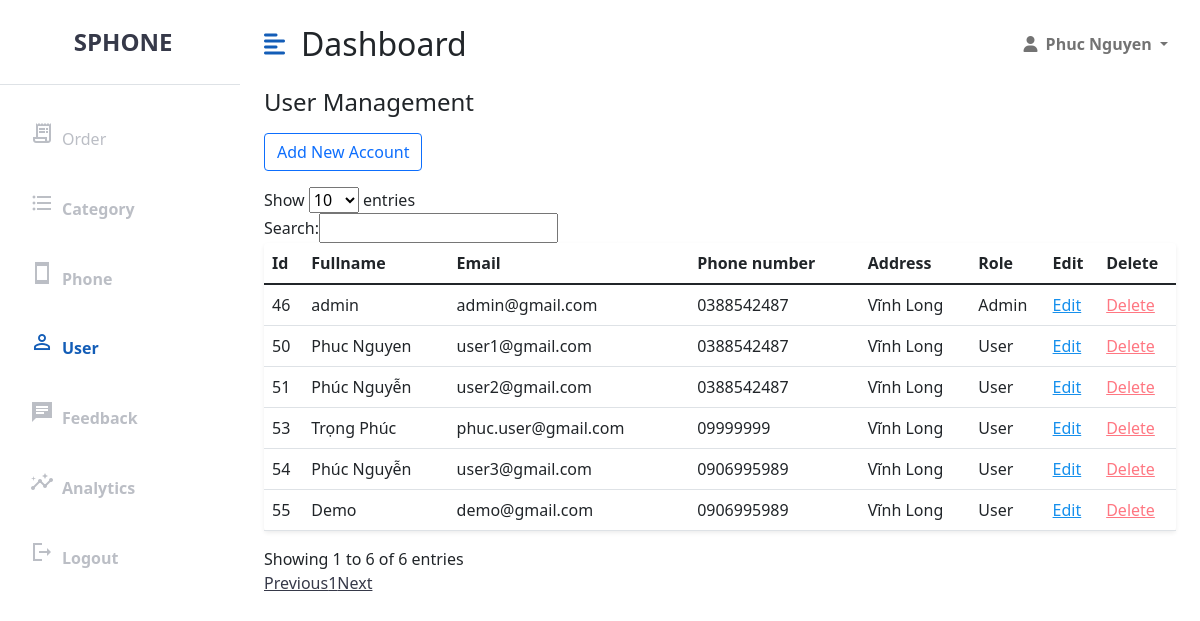
The page /UserAdmin (signed in) on the database as committed earlier.
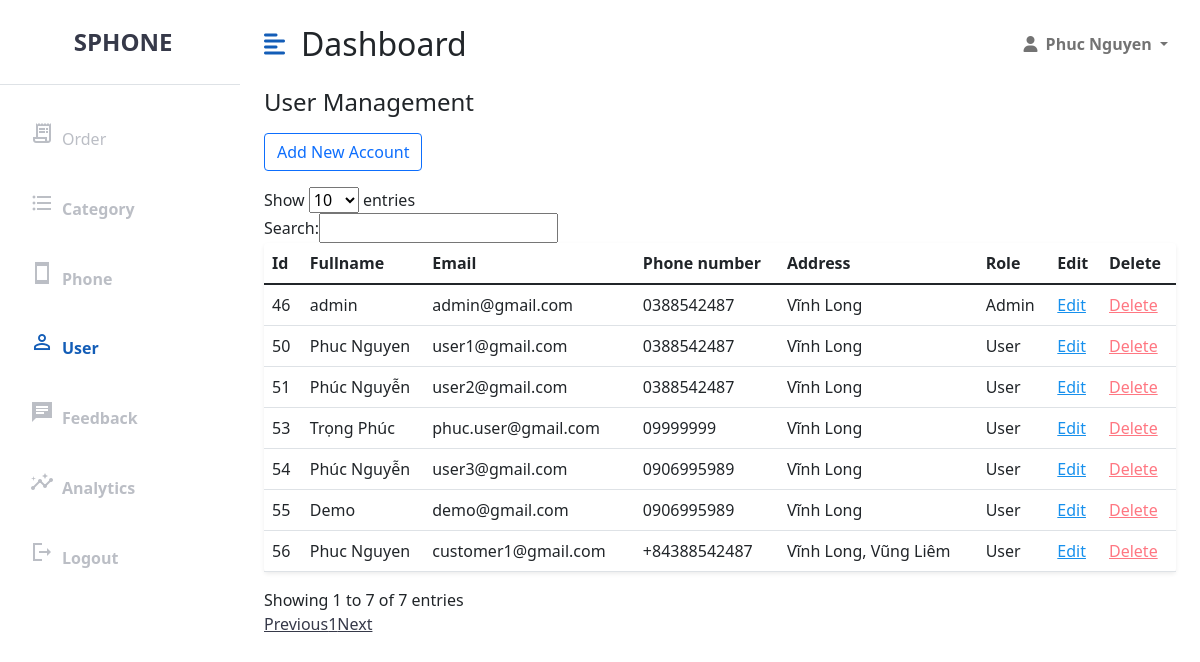
The same page on the database as committed later.
### tables this page shows
CREATE TABLE `user` (
  `id` int(11) NOT NULL,
  `fullname` varchar(50) DEFAULT NULL,
  `email` varchar(150) DEFAULT NULL,
  `phone_number` varchar(20) DEFAULT NULL,
  `address` varchar(200) DEFAULT NULL,
  `password` varchar(32) DEFAULT NULL,
  `role_id` int(11) DEFAULT NULL,
  `deleted` int(11) NOT NULL,
  `avatar` varchar(255) DEFAULT 'https://cdn.pixabay.com/photo/2016/08/08/09/17/avatar-1577909_960_720.png'
);

CREATE TABLE `role` (
  `id` int(11) NOT NULL,
  `name` varchar(20) NOT NULL
);

### mvc/core/Controller.php (called while the page is built, shortened)
<?php
class Controller{
    public function view($view, $data=[]){
        require_once "mvc/views/". $view .".php";
    }
}
?>

### mvc/controllers/UserAdmin.php (called while the page is built, shortened)
<?php
class UserAdmin extends Controller
{
    public $userModel;
    public function __construct()
    {
        $this->userModel = $this->model("UserAdminModel");
    }
    public function GetPage()
    {
        $allUser = $this->userModel->getAllUser();
        $this->view("user/userAdmin", [
            "allUser" => $allUser
        ]);
    }
}

### mvc/core/App.php (called while the page is built, shortened)
<?php
class App
{
    protected $action = "GetPage";
    function __construct()
    {
        $arr = $this->UrlProcess();
        if (file_exists("./mvc/controllers/" . $arr[0] . ".php")) {
            unset($arr[0]);
        }
        $this->controller = new $this->controller;
        $this->params = $arr ? array_values($arr) : [];
        call_user_func_array([$this->controller, $this->action], $this->params);
    }
    function UrlProcess()
    {
        if (isset($_GET["url"])) {
            return explode("/", filter_var(trim($_GET["url"], "/")));
        }
    }
}

### index.php (called while the page is built, shortened)
<?php
$myApp = new App();
?>

### mvc/core/DB.php (called while the page is built, shortened)
<?php
class DB
{
    function executeResult($sql, $isSingle = false)
    {
        $data = null;
        $conn = mysqli_connect(HOST, USERNAME, PASSWORD, DATABASE);
        mysqli_set_charset($conn, 'utf8');
        $resultset = mysqli_query($conn, $sql);
        if ($resultset) {
            if ($isSingle) {
                $data = mysqli_fetch_array($resultset, 1);
            } else {
                $data = [];
                while (($row = mysqli_fetch_array($resultset, 1)) != null) {
                    $data[] = $row;
                }
            }
        }
        return $data;
    }
}

### mvc/models/UserAdminModel.php (called while the page is built, shortened)
<?php
class UserAdminModel extends DB
{
    public function getAllUser()
    {
        $sql = "select User.*, Role.name as role_name from User left join Role on User.role_id = Role.id where User.deleted = 0";
        $data = $this->executeResult($sql);
        return $data;
    }
}

### mvc/views/user/userAdmin.php (the view, shortened to what this page needs)
<?php
require_once('mvc/views/blocks/header_admin.php');
?>
<div class="container-fluid px-4">
	<h3 class="fs-4 mb-3">User Management</h3>
	<a href="http://localhost/SPhone/UserAdmin/ViewAdd" class="btn btn-outline-primary">Add New Account</a>
	<div class="row mt-3">
		<div class="col">
			<table id="phoneList" class="table bg-white rounded shadow-sm table-hover">
				<thead>
					<tr>
						<th>Id</th>
						<th>Fullname</th>
						<th>Email</th>
						<th>Phone number</th>
						<th>Address</th>
						<th>Role</th>
						<th>Edit</th>
						<th>Delete</th>
					</tr>
				</thead>
				<tbody>
					<?php
					foreach ($data["allUser"] as $user) { ?>
						<tr>
							<td><?php echo $user['id']; ?></td>
							<td><?php echo $user['fullname']; ?></td>
							<td><?php echo $user['email']; ?></td>
							<td><?php echo $user['phone_number']; ?></td>
							<td><?php echo $user['address']; ?></td>
							<td><?php echo $user['role_name']; ?></td>
							<td><a href="<?php echo 'http://localhost/SPhone/UserAdmin/ViewEdit/' . $user['id']; ?>" class="editLink">Edit</a></td>
							<td><a class="delLink" href="<?php echo 'http://localhost/SPhone/UserAdmin/deletedUser/' . $user['id']; ?>" style="color: #ff7782;">Delete</a></td>
						</tr>
					<?php } ?>
				</tbody>
			</table>
		</div>
	</div>
</div>
</div>
</div>
<?php
require_once('mvc/views/blocks/footer_admin.php');
?>

Rows that differ between the two databases and show on the page:
added user: id "56", fullname "Phuc Nguyen", email "customer1@gmail.com", phone_number "+84388542487", address "Vĩnh Long, Vũng Liêm", role.name "User"
Other text that changed with them:
text written by a page script: "Show entries Search: Showing 1 to 6 of 6 entries Previous 1 Next" → "Show entries Search: Showing 1 to 7 of 7 entries Previous 1 Next"
